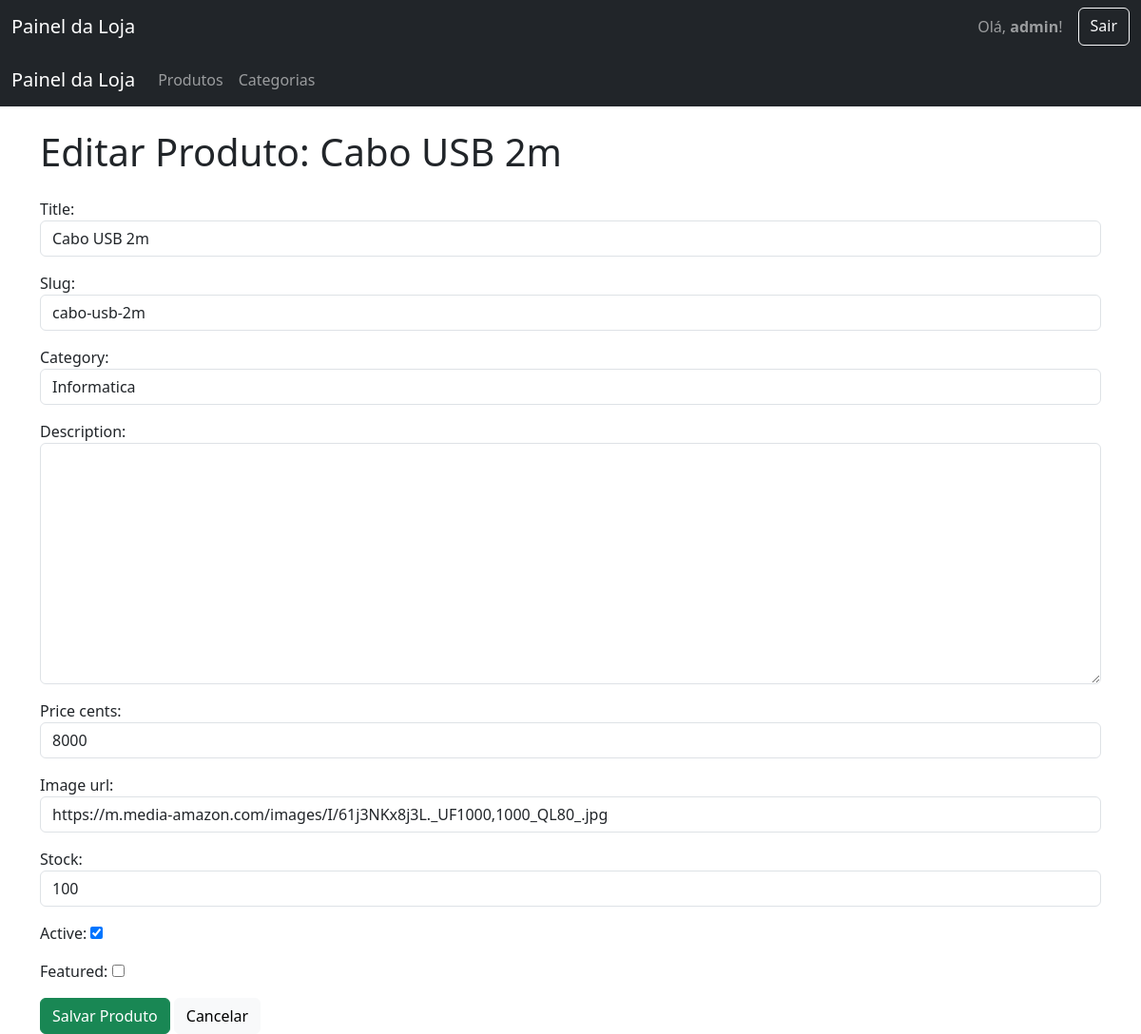
/painel/produtos/editar/11/ (signed in), run on the app's committed database.
### shop/models.py (models this page shows, shortened)
class Product(models.Model):
    title = models.CharField(max_length=180)
    slug = models.SlugField(max_length=180, unique=True)
    description = models.TextField(blank=True)
    price_cents = models.PositiveIntegerField()
    stock = models.PositiveIntegerField(default=0)
    image_url = models.URLField(blank=True)
    category = models.ForeignKey("Category", null=True, blank=True, on_delete=models.SET_NULL, related_name="products")
    active = models.BooleanField(default=True)
    featured = models.BooleanField(default=False)
    views = models.PositiveIntegerField(default=0)
    created_at = models.DateTimeField(auto_now_add=True)

### shop/views.py (the view)
# urls.py: path('produtos/editar/<int:pk>/', views.editar_produto_view, name='editar_produto'),
@login_required
def editar_produto_view(request, pk):
    produto = get_object_or_404(Product, pk=pk)
    if request.method == 'POST':
        form = ProductForm(request.POST, request.FILES, instance=produto)
        if form.is_valid():
            form.save() # Salva diretamente
            return redirect('painel:lista_produtos')
    else:
        form = ProductForm(instance=produto)
    return render(request, 'shop/painel/produto_form.html', {'form': form, 'produto': produto})

### shop/forms.py
class ProductForm(forms.ModelForm):
    class Meta:
        model = Product
        fields = ['title','slug', 'category', 'description', 'price_cents', 'image_url', 'stock', 'active', 'featured']

### shop/models.py (called while the page is built)
    def __str__(self):
        return self.name

### shop/templates/shop/painel/produto_form.html (shortened to what this page needs)
{% extends 'shop/painel/base_painel.html' %}
{% block content %}
    {% if produto %}
        <h1>Editar Produto: {{ produto.title }}</h1>
    {% else %}
        <h1>Adicionar Novo Produto</h1>
    {% endif %}
    <form method="POST" enctype="multipart/form-data" class="mt-4">
        {% for field in form %}
            <div class="mb-3">
                {{ field.label_tag }}
                {{ field }}
            </div>
        {% endfor %}
        <button type="submit" class="btn btn-success">Salvar Produto</button>
        <a href="{% url 'painel:lista_produtos' %}" class="btn btn-light">Cancelar</a>
    </form>
{% endblock %}

### shop/templates/shop/painel/base_painel.html (shortened to what this page needs)
<!DOCTYPE html>
<html lang="pt-br">
<head>
    <link href="https://cdn.jsdelivr.net/npm/bootstrap@5.3.3/dist/css/bootstrap.min.css" rel="stylesheet">
</head>
<body>
    <nav class="navbar navbar-expand-lg navbar-dark bg-dark">
        <div class="container-fluid">
            <a class="navbar-brand" href="{% url 'painel:lista_produtos' %}">Painel da Loja</a>
            <div class="d-flex">
                <span class="navbar-text me-3">
                    Olá, <strong>{{ user.username }}</strong>!
                </span>
                <a href="{% url 'logout' %}" class="btn btn-outline-light">Sair</a>
            </div>
        </div>
    </nav>
    <nav class="navbar navbar-expand-lg navbar-dark bg-dark">
        <div class="container-fluid">
            <a class="navbar-brand" href="{% url 'painel:lista_produtos' %}">Painel da Loja</a>
            <div class="collapse navbar-collapse">
                <ul class="navbar-nav me-auto mb-2 mb-lg-0">
                    <li class="nav-item">
                        <a class="nav-link" href="{% url 'painel:lista_produtos' %}">Produtos</a>
                    </li>
                    <li class="nav-item">
                        <a class="nav-link" href="{% url 'painel:lista_categorias' %}">Categorias</a>
                    </li>
                </ul>
            </div>
        </div>
    </nav>
    <main class="container mt-4">
        {% block content %}
        {% endblock %}
    </main>
</body>
</html>

### data on the page
Product: title "Cabo USB 2m", form "Cabo USB 2m" "cabo-usb-2m" "Informatica" "8000" "https://m.media-amazon.com/images/I/61j3NKx8j3L._UF1000,1000_QL80_.jpg" "100" "☑"

### other printed values
{{ user.username }} "admin"
{{ field.label_tag }} "Title:" "Slug:" "Category:" "Description:" "Price cents:" "Image url:" "Stock:" "Active:" "Featured:"
